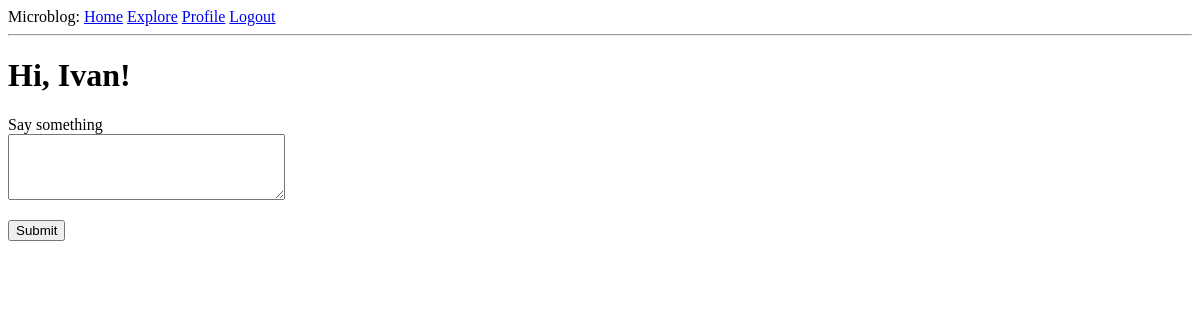
Page / (signed in) on the earlier database version.
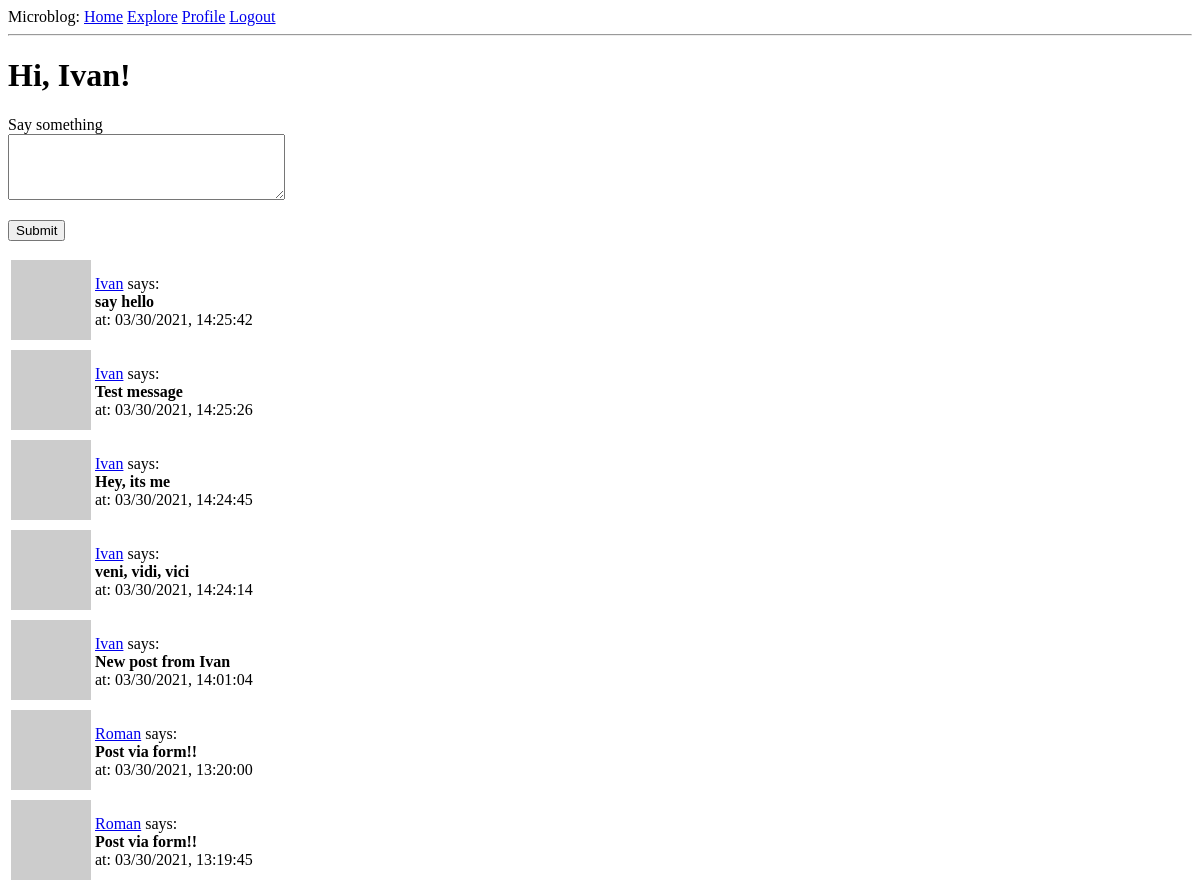
Same page on the later database version.
### blog/models.py (models this page shows, shortened)
class User(UserMixin, db.Model):
    __tablename__ = 'users'
    id = db.Column(db.Integer, primary_key=True)
    username = db.Column(db.String(64), index=True, unique=True)
    email = db.Column(db.String(128), index=True, unique=True)
    password_hash = db.Column(db.String(128))
    posts = db.relationship('Post', backref='author', lazy='dynamic')
    about_me = db.Column(db.String(160))
    last_seen = db.Column(db.DateTime, default=datetime.utcnow)
    followed = db.relationship('User',
                               secondary=followed_followers,
                               primaryjoin=(followed_followers.c.follower_id == id),
                               secondaryjoin=(followed_followers.c.followed_id == id),
                               backref=db.backref('followers', lazy='dynamic'),
                               lazy='dynamic')
    def get_avatar(self, size):
        avatar = md5(self.email.lower().encode('utf-8')).hexdigest()
        return f'https://www.gravatar.com/avatar/{avatar}?d=identicon&s={size}'
    def get_followed_posts(self):
        followed = Post.query.\
            join(followed_followers, (followed_followers.c.followed_id == Post.user_id)).\
            filter(followed_followers.c.follower_id == self.id)
        own = Post.query.filter_by(user_id=self.id)
        return followed.union(own).order_by(Post.timestamp.desc())

class Post(db.Model):
    __tablename__ = 'posts'
    id = db.Column(db.Integer, primary_key=True)
    body = db.Column(db.String(140))
    timestamp = db.Column(db.DateTime, index=True, default=datetime.utcnow)
    user_id = db.Column(db.Integer, db.ForeignKey('users.id'))

### blog/routes.py (the view)
@app.route('/', methods=['GET', 'POST'])
@login_required
def index():
    form = PostForm()
    if form.validate_on_submit():
        post = Post(body=form.post.data, author=current_user)
        db.session.add(post)
        db.session.commit()
        flash('Your post is live now!', 'info')
        return redirect(url_for('index'))
    page = request.args.get('page', 1, type=int)
    posts = current_user.get_followed_posts().paginate(page, app.config['POST_PER_PAGE'], False)
    next_url = url_for('index', page=posts.next_num) if posts.has_next else None
    prev_url = url_for('index', page=posts.prev_num) if posts.has_prev else None
    return render_template('index.html', posts=posts.items, form=form, next_url=next_url, prev_url=prev_url)

### blog/forms.py
class PostForm(FlaskForm):
    post = TextAreaField('Say something', validators=[DataRequired(), Length(min=0, max=140)])
    submit = SubmitField('Submit')

### blog/models.py (called while the page is built)
@login.user_loader
def load_user(user_id):
    return User.query.get(int(user_id))

### blog/routes.py (called while the page is built)
@app.before_request
def before_request():
    if current_user.is_authenticated:
        current_user.last_seen = datetime.utcnow()
        db.session.commit()

### blog/templates/index.html (shortened to what this page needs)
{% extends 'base.html' %}
{% block content %}
    <h1>Hi, {{ current_user.username }}!</h1>
{% if form %}
    <form action="" method="post" novalidate>
        <p>
            {{ form.post.label }}<br>
            {{ form.post(cols=32, rows=4) }}
        </p>
        <P>{{ form.submit() }}</P>
    </form>
{% endif %}
{% for post in posts %}
    {% include '_post.html' %}
{% endfor %}
{% endblock content %}

### blog/templates/base.html (shortened to what this page needs)
<!DOCTYPE html>
<html lang="en">
<head>
</head>
<body>
<div>
    Microblog:
    <a href="{{ url_for('index') }}">Home</a>
    <a href="{{ url_for('explore') }}">Explore</a>
    {% if current_user.is_anonymous %}
    <a href="{{ url_for('login') }}">Login</a>
    <a href="{{ url_for('register') }}">Registration</a>
    {% else %}
    <a href="{{ url_for('user', username=current_user.username) }}">Profile</a>
    <a href="{{ url_for('logout') }}">Logout</a>
    {% endif %}
</div>
<hr>
{% block content %}{% endblock content %}
</body>
</html>

### blog/templates/_post.html
<table>
    <tr valign="middle">
        <td><img src="{{ post.author.get_avatar(36) }}"></td>
        <td>
            <a href="{{ url_for('user', username=post.author.username) }}">{{ post.author.username }}</a> says:<br>
            <b>{{ post.body }}</b><br>
            at: {{ post.timestamp.strftime('%m/%d/%Y, %H:%M:%S') }}
        </td>
    </tr>
</table>

Differences in the rows shown:
added Post: author.username "Ivan", body "say hello", timestamp "03/30/2021, 14:25:42"
added Post: author.username "Ivan", body "Test message", timestamp "03/30/2021, 14:25:26"
added Post: author.username "Ivan", body "Hey, its me", timestamp "03/30/2021, 14:24:45"
added Post: author.username "Ivan", body "veni, vidi, vici", timestamp "03/30/2021, 14:24:14"
added Post: author.username "Ivan", body "New post from Ivan", timestamp "03/30/2021, 14:01:04"
added Post: author.username "Roman", body "Post via form!!", timestamp "03/30/2021, 13:20:00"
added Post: author.username "Roman", body "Post via form!!", timestamp "03/30/2021, 13:19:45"
